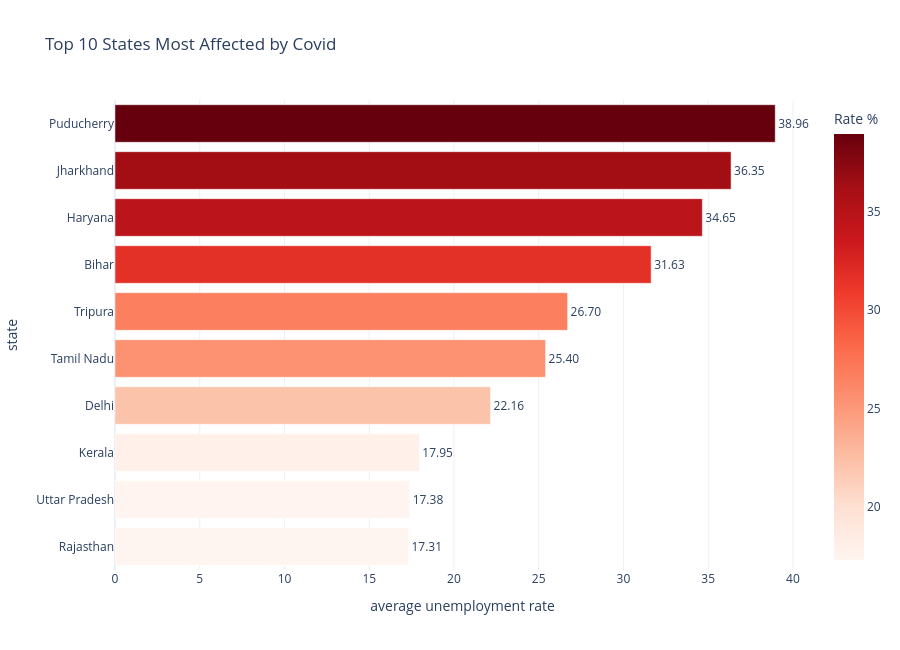

Source (notebook cell):
### Code cell
top_states = (
    covid.groupby('state')
    ['estimated unemployment rate']
    .mean()
    .sort_values(ascending=False)
    .head(10)
    .reset_index()
)

fig = px.bar(
    top_states,
    x='estimated unemployment rate',
    y='state',
    orientation='h',
    color='estimated unemployment rate',
    text='estimated unemployment rate',
    title='Top 10 States Most Affected by Covid',
    color_continuous_scale='Reds'
)

fig.update_traces(
    texttemplate='%{text:.2f}',
    textposition='outside'
)

fig.update_layout(
    yaxis=dict(
        categoryorder='total ascending'
    ),
    xaxis_title='average unemployment rate',
    yaxis_title='state',
    template='plotly_white',
    hovermode='y unified',
    height=650,
    coloraxis_colorbar_title='Rate %'
)

fig.show()

### Figure 1 — Plotly figure (JSON) as saved in the notebook; plotly's stock layout.template omitted (floating-point values rounded to 4 significant figures)
{"data": [{"hovertemplate": "estimated unemployment rate=%{marker.color}<br>state=%{y}<extra></extra>", "legendgroup": "", "marker": {"color": [38.96, 36.35, 34.65, 31.63, 26.7, 25.4, 22.16, 17.95, 17.38, 17.31], "coloraxis": "coloraxis", "pattern": {"shape": ""}}, "name": "", "orientation": "h", "showlegend": false, "text": [38.96, 36.35, 34.65, 31.63, 26.7, 25.4, 22.16, 17.95, 17.38, 17.31], "textposition": "outside", "texttemplate": "%{text:.2f}", "type": "bar", "x": [38.96, 36.35, 34.65, 31.63, 26.7, 25.4, 22.16, 17.95, 17.38, 17.31], "xaxis": "x", "y": ["Puducherry", "Jharkhand", "Haryana", "Bihar", "Tripura", "Tamil Nadu", "Delhi", "Kerala", "Uttar Pradesh", "Rajasthan"], "yaxis": "y"}], "layout": {"barmode": "relative", "coloraxis": {"colorbar": {"title": {"text": "Rate %"}}, "colorscale": [[0, "rgb(255,245,240)"], [0.125, "rgb(254,224,210)"], [0.25, "rgb(252,187,161)"], [0.375, "rgb(252,146,114)"], [0.5, "rgb(251,106,74)"], [0.625, "rgb(239,59,44)"], [0.75, "rgb(203,24,29)"], [0.875, "rgb(165,15,21)"], [1, "rgb(103,0,13)"]]}, "height": 650, "hovermode": "y unified", "legend": {"tracegroupgap": 0}, "title": {"text": "Top 10 States Most Affected by Covid"}, "xaxis": {"anchor": "y", "domain": [0, 1], "title": {"text": "average unemployment rate"}}, "yaxis": {"anchor": "x", "categoryorder": "total ascending", "domain": [0, 1], "title": {"text": "state"}}}}
